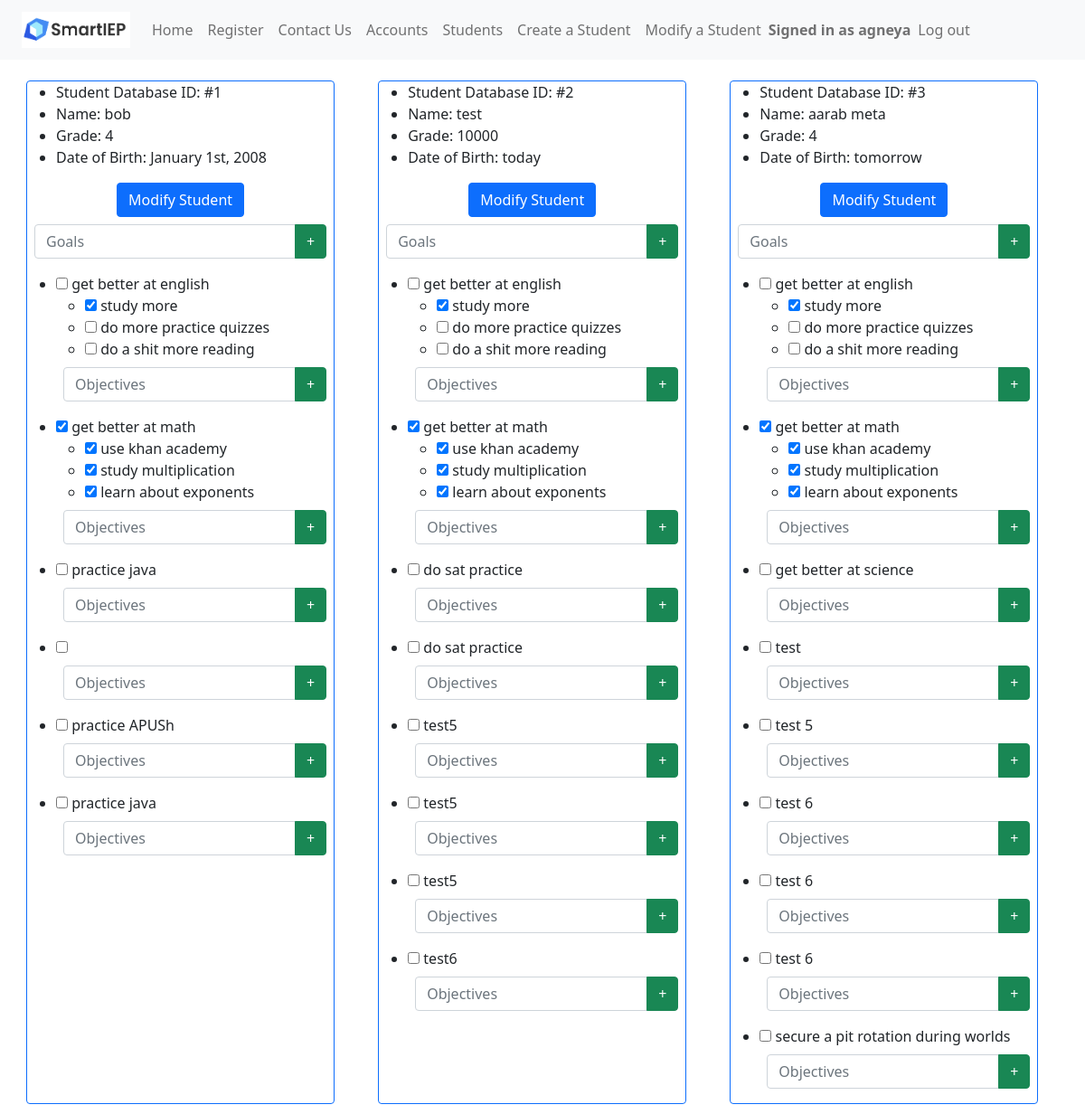
The page /students (signed in) on the database its author committed.
### app.py (models this page shows, shortened)
class Accounts(UserMixin, db.Model):
	__tablename__ = 'accounts'
	account_id = db.Column(db.Integer, primary_key=True)
	callname = db.Column(db.String(200),nullable=False)
	username = db.Column(db.String(200),nullable=False)
	password = db.Column(db.String(200),nullable=False)

class Students(db.Model):
	__tablename__ = 'students'
	student_id = db.Column(db.Integer, primary_key=True)
	name = db.Column(db.String(200),nullable=False)
	grade = db.Column(db.Integer)
	dateofbirth = db.Column(db.String(200),nullable=False)
	tasks = db.Column(db.String(500),nullable=False)

### app.py (the view, shortened to what this page needs)
@main.route("/students", methods=('GET', 'POST'))
@login_required
def students():
	students = Students.query.all()
	return render_template('students.html',students=students)

### app.py (called while the page is built)
@login_manager.user_loader
def load_user(account_id):
    return Accounts.query.get(int(account_id))

@app.context_processor
def utility_processor():
	def parse_tasks(newData):
		goalArrays = []
		for i in range(MAX_GOALS):
			goalArrays.append([])
		parts = newData[:-1].split(";")
		counter = 0
		for part in parts:
			if part[1] == "[":
				part = re.sub("\[.*?\]","[]",part)
				part = part.replace("[","").replace("]","")
				goalArrays[counter].append(part)
				counter = counter + 1
		for part in parts:
			if part[1] == "(":
				goalKey = int(part[part.find("(")+1:part.find(")")])
				part = re.sub("\(.*?\)","()",part)
				part = part.replace("(","").replace(")","")
				goalArrays[goalKey].append(part)
		return goalArrays
	return dict(parse_tasks=parse_tasks)

### templates/students.html (shortened to what this page needs)
<!DOCTYPE html>
<html lang="en">
    <head>
        <link href="https://cdn.jsdelivr.net/npm/bootstrap@5.0.2/dist/css/bootstrap.min.css" rel="stylesheet">
    </head>
    <header>
      {% include 'nav.html' %}
    </header>
    <body>
        <div class="content">
            {% for student in students %}
                <div class="m-4 border border-primary rounded">
                    <ul>
                        <li>Student Database ID: #{{ student.student_id }}</li>
                        <li>Name: {{ student.name }}</li>
                        <li>Grade: {{ student.grade }}</li>
                        <li>Date of Birth: {{ student.dateofbirth }}</li>
                    </ul>
                    <div class="container">
                        <div class="d-flex justify-content-center align-items-center">
                            <button class="btn btn-primary" type="button" data-toggle="collapse" data-target="#dropDownForm{{ student.student_id }}" aria-expanded="false" aria-controls="dropDownForm">
                                Modify Student
                            </button>
                        </div>
                    </div>
                    <form method="post" class="m-2" action="/addgoal">
                        <div class="input-group mb-3">
                          <input type="text" class="form-control" name="addgoal{{ student.student_id }}" id="addgoal" placeholder="Goals">
                          <button class="btn btn-success" type="submit" name="submit_goal" value="submit_goal{{ student.student_id }}">+</button>
                        </div>
                    </form>
                    {% for taskarr in parse_tasks(student.tasks) if not taskarr|length == 0%}
                        <ul class="mt-1">
                            <li>
                                <input type="checkbox" {% if taskarr[0][0] == "1" %} checked="checked"{% endif %}> {{ taskarr[0][1:] }}</input>
                            </li>
                                <ul>
                                    {% set counter = 1%}
                                    {% for objective in taskarr[1:] %}
                                        <li>
                                            <input type="checkbox" {% if taskarr[loop.index][0] == "1" %} checked="checked"{% endif %}> {{ taskarr[loop.index][1:] }}</input>
                                        </li>
                                    {% endfor %}
                                </ul>
                                <form method="post" class="m-2">
                                    <div class="input-group mb-3">
                                      <input type="text" class="form-control" placeholder="Objectives">
                                      <button class="btn btn-success" type="submit">+</button>
                                    </div>
                                </form>
                        </ul>
                    {% endfor %}
                </div>
            {% endfor %}
        </div>
    </body>
</html>

### templates/nav.html (shortened to what this page needs)
<nav class="px-4 navbar fixed-top navbar-expand-lg navbar-light bg-light">
    <a class="navbar-brand" href="/"><img src="static\smartieplogo.png" width="120" height="40"></a>
    <div>
      <ul class="navbar-nav mr-auto">
        <li class="nav-item active">
          <a class="nav-link" href="/signin">Home</a>
        </li>
        <li class="nav-item">
          <a class="nav-link" href="/register">Register</a>
        </li>
        <li class="nav-item">
          <a class="nav-link" href="/contactus">Contact Us</a>
        </li>
        {% if current_user.is_authenticated %}
        <li class="nav-item">
          <a class="nav-link" href="/accounts">Accounts</a>
        </li>
        <li class="nav-item">
          <a class="nav-link" href="/students">Students</a>
        </li>
        <li class="nav-item">
          <a class="nav-link" href="/createstudent">Create a Student</a>
        </li>
        <li class="nav-item">
          <a class="nav-link" href="/modifystudent">Modify a Student</a>
        </li>
        <span class="navbar-text navbar-right">
          <b>Signed in as {{ current_user.callname }}</b>
        </span>
        <li class="nav-item">
          <a class="nav-link" href="/logout">Log out</a>
        </li>
      </ul>
        {% endif %}
    </div>
  </nav>

### templates/students.html (style rules this page uses)
.content { margin: 5px; width: 100%; display: flex; flex-direction: row; flex-wrap: wrap; }
body { padding-top: 60px; }

### rows shown on the page
Accounts: callname "agneya"
Students: student_id "1", name "bob", grade "4", dateofbirth "January 1st, 2008", taskarr "get better at english" "get better at math" "practice java" "practice APUSh" "practice java", taskarr "study more" "do more practice quizzes" "do a shit more reading" "use khan academy" "study multiplication" "learn about exponents"
Students: student_id "2", name "test", grade "10000", dateofbirth "today", taskarr "get better at english" "get better at math" "do sat practice" "do sat practice" "test5" "test5" "test5" "test6", taskarr "study more" "do more practice quizzes" "do a shit more reading" "use khan academy" "study multiplication" "learn about exponents"
Students: student_id "3", name "aarab meta", grade "4", dateofbirth "tomorrow", taskarr "get better at english" "get better at math" "get better at science" "test" "test 5" "test 6" "test 6" "test 6" "secure a pit rotation during worlds", taskarr "study more" "do more practice quizzes" "do a shit more reading" "use khan academy" "study multiplication" "learn about exponents"
